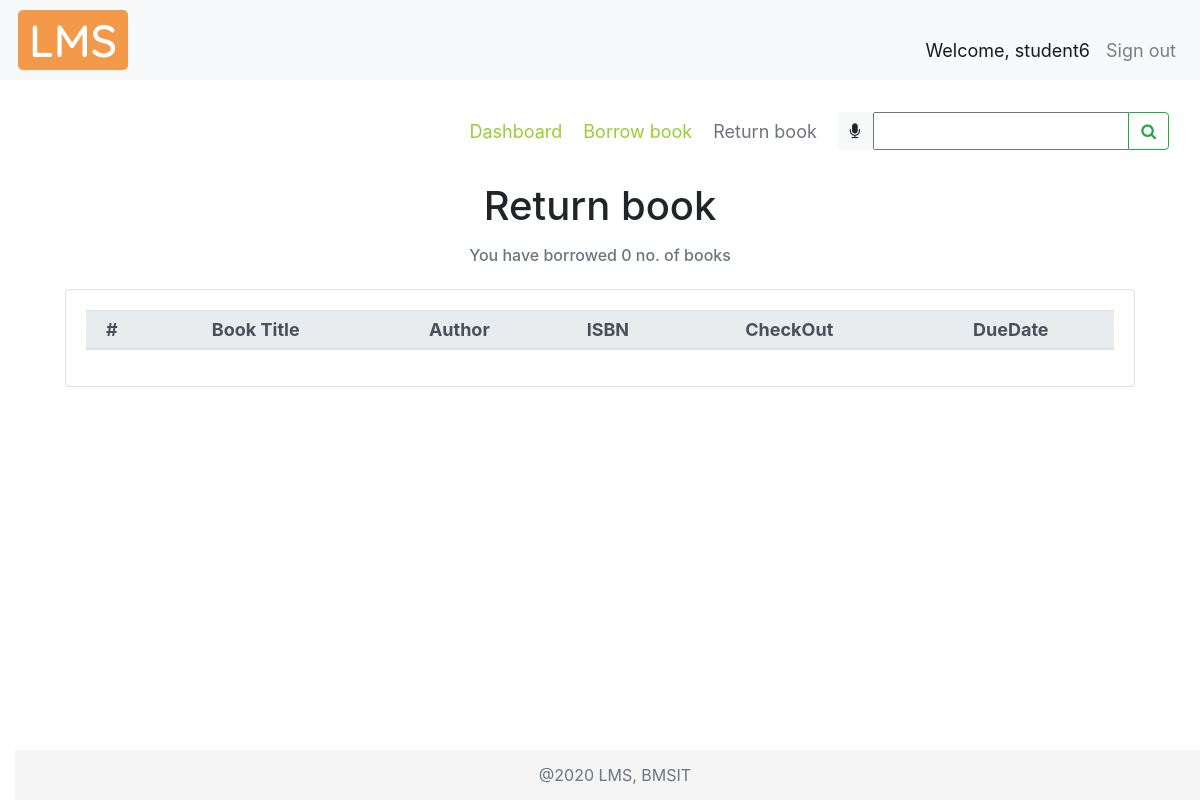
Page /returnbook/ (signed in) on the earlier database version.
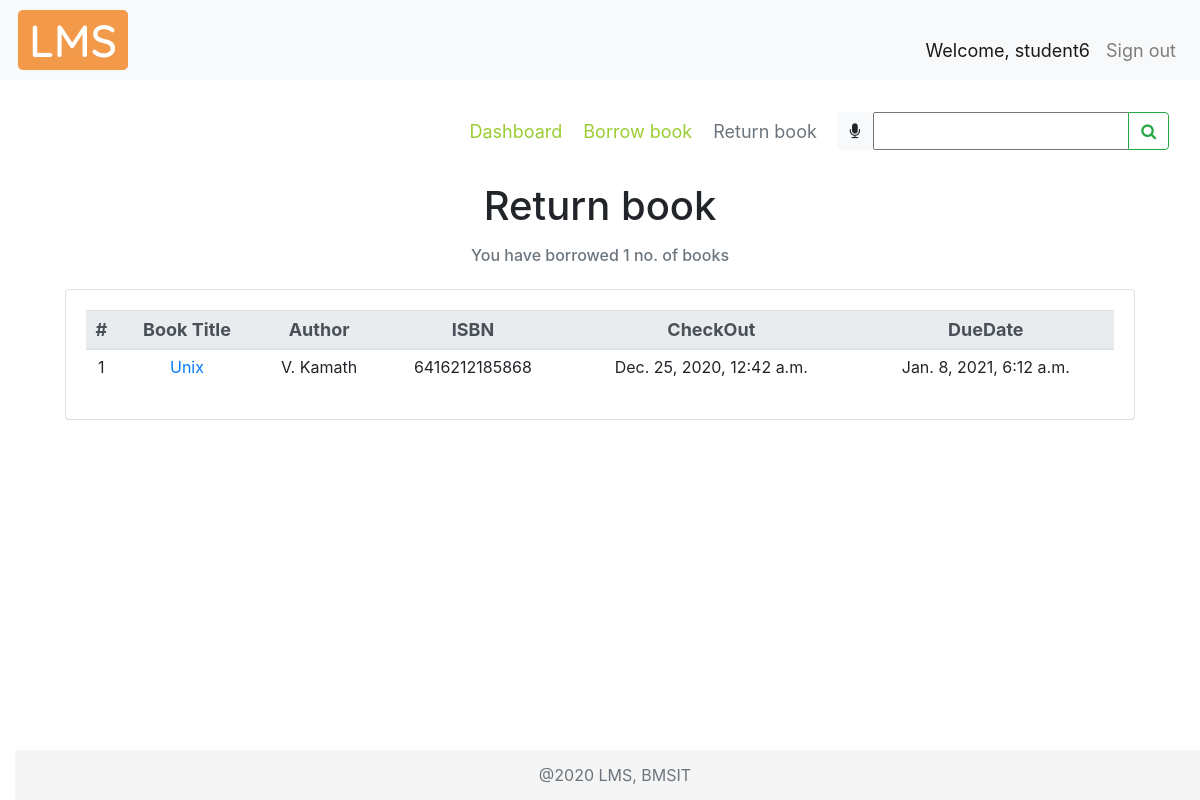
Same page on the later database version.
### libraryApp/models.py (models this page shows, shortened)
class BOOK(models.Model):
    GENRE = (
        ("CS", "Computer Science"),
        ("MATH", "Mathematics"),
        ("ELE", "Electronics"),
        ("TC", "Telecommunication"),
        ("CHE", "Chemistry"),
        ("PHY", "Physics"),
        ("MEC", "Mechanics"),
        ("EVS", "Environmental Science"),
        ("BIO", "Bioengineering"),
        ("BUS", "Business Skills"),
    )
    bookTitle = models.CharField(max_length=50, help_text="Book Title")
    genre = models.CharField(max_length=30, null=True, choices=GENRE, help_text="Category")
    pubYear = models.CharField(max_length=4, null=True, help_text="Year of publication")
    isbn = models.CharField(max_length=13, null=True, unique=True, help_text="International Standard Book Number")
    librarianID = models.ForeignKey(
        settings.AUTH_USER_MODEL, null=True, on_delete=models.SET_NULL, help_text="Librarian ID")
    pubID = models.ForeignKey(PUBLISHER, null=True, on_delete=models.CASCADE, help_text="Publisher ID")
    authorID = models.ManyToManyField(AUTHOR, help_text="Authors")

class AUTHOR(models.Model):
    authorName = models.CharField(max_length=30, help_text="Author name")
    def __str__(self):
        return self.authorName

class BORROWEDBOOK(models.Model):
    checkOut = models.DateTimeField(auto_now_add=True, null=True, help_text="Check out date")
    dueDate = models.DateTimeField(null=True, blank=True, help_text="Due date")
    checkIn = models.DateTimeField(auto_now_add=False, null=True, blank=True, help_text="Check in date")
    userID = models.ForeignKey(settings.AUTH_USER_MODEL, null=True, on_delete=models.SET_NULL, help_text="User ID")
    bookID = models.ForeignKey(BOOK, null=True, on_delete=models.SET_NULL, help_text="Book ID")

### libraryApp/views.py (the view)
# urls.py: path('returnbook/', views.returnBook, name="returnbook"),
def returnBook(request):
    returnBook = 'libraryApp/return_book.html'
    myFilter = BookFilter(request.GET, queryset=BOOK.objects.all())
    if request.method == "POST":
        print(request.POST)
        return redirect(searchBook, book=request.POST['bookTitle'])
    rbActive = True
    borrowedBooksCount = 0
    bbList = []
    user = request.user
    if not user.is_staff:
        borrowedBooks = user.borrowedbook_set.all()
        for i in borrowedBooks:
            if i.checkIn is None:
                bookid = i.bookID.id
                authors = AUTHOR.objects.filter(book__id=bookid)
                authorList = []
                for a in authors.all():
                    if a not in authorList:  # loic to check redundancy
                        authorList.append(a)
                authorString = ', '.join(map(str, authorList))
                borrowedBooksCount += 1
                bbList.append(tempDashboard(
                            None, i.bookID.bookTitle, bookid, None, authorString, i.bookID.isbn, i.checkOut, None, i.dueDate))
    context = {
        "borrowedBooks": bbList,
        "count": borrowedBooksCount,
        "myFilter": myFilter,
        "rbActive": rbActive
    }
    return render(request, returnBook, context)

### libraryApp/templates/libraryApp/return_book.html (shortened to what this page needs)
{% extends 'libraryApp/main.html' %}
{% load static %}
{% block content %}
<nav class="navbar">
  <div class="navbar-nav mySubMenu ml-auto">
    <nav>
      <a href="{% url 'dashboard' %}">Dashboard</a>
      {% if not request.user.is_staff %}
        <a href="{% url 'borrowbook' %}">Borrow book</a>
        {% endif %}
        {% if not request.user.is_staff %}
        <a class="text-muted" href="{% url 'returnbook' %}">Return book</a>
        {% endif %}
    </nav>
  </div>
  <form class="form-inline" method="POST">
    <div class="input-group">
      <div id="speech" class="btn btn-light" title="Click the mic to speak">
        <i class="fa fa-microphone" aria-hidden="true"></i>
      </div>
      {{myFilter.form}}
      <div class="input-group-append">
        <button id="searchButton" class="btn btn-outline-success" type="submit">
          <i class="fa fa-search"></i>
        </button>
      </div>
    </div>
  </form>
</nav>
<br>
<div class="row text-center booksTable container">
    <div class="col-md-12">
        <h1>
           Return book
        </h1>
        <div class="col-md-12 mt-3">
        <h6 class="form-text text-muted">
            You have borrowed {{count}} no. of books
        </h6>
        </div>
        <div class="card card-body mt-4">
            <table class="table table-sm table-hover">
            <thead class="thead-light threadText">
                <tr>
                    <th scope="col">#</th>
                    <th scope="col">Book Title</th>
                    <th scope="col">Author</th>
                    <th scope="col">ISBN</th>
                    <th scope="col">CheckOut</th>
                    <th scope="col">DueDate</th>
                </tr>
            </thead>
                {% for i in borrowedBooks %}
                    <tr>
                        <td>{{forloop.counter}}</td>
                        <td><a href="{% url 'viewbook' i.bookID %}">{{i.bookTitle}}</a></td>
                        <td>{{i.authorName}}</td>
                        <td>{{i.isbn}}</td>
                        <td>{{i.checkOut}}</td>
                        <td>{{i.dueDate}}</td>
                    </tr>
                {% endfor %}
            </table>
        </div>
    </div>
    <br>
    {% endblock %}

Differences in the rows shown:
now on this page (row unchanged): BOOK: bookTitle "Unix", isbn "6416212185868"
now on this page (row unchanged): AUTHOR: authorName "V. Kamath"
added BORROWEDBOOK: checkOut "Dec. 25, 2020, 12:42 a.m.", dueDate "Jan. 8, 2021, 6:12 a.m."
Other differences:
{{ count }}: "0" → "1"
new list line: "1"
